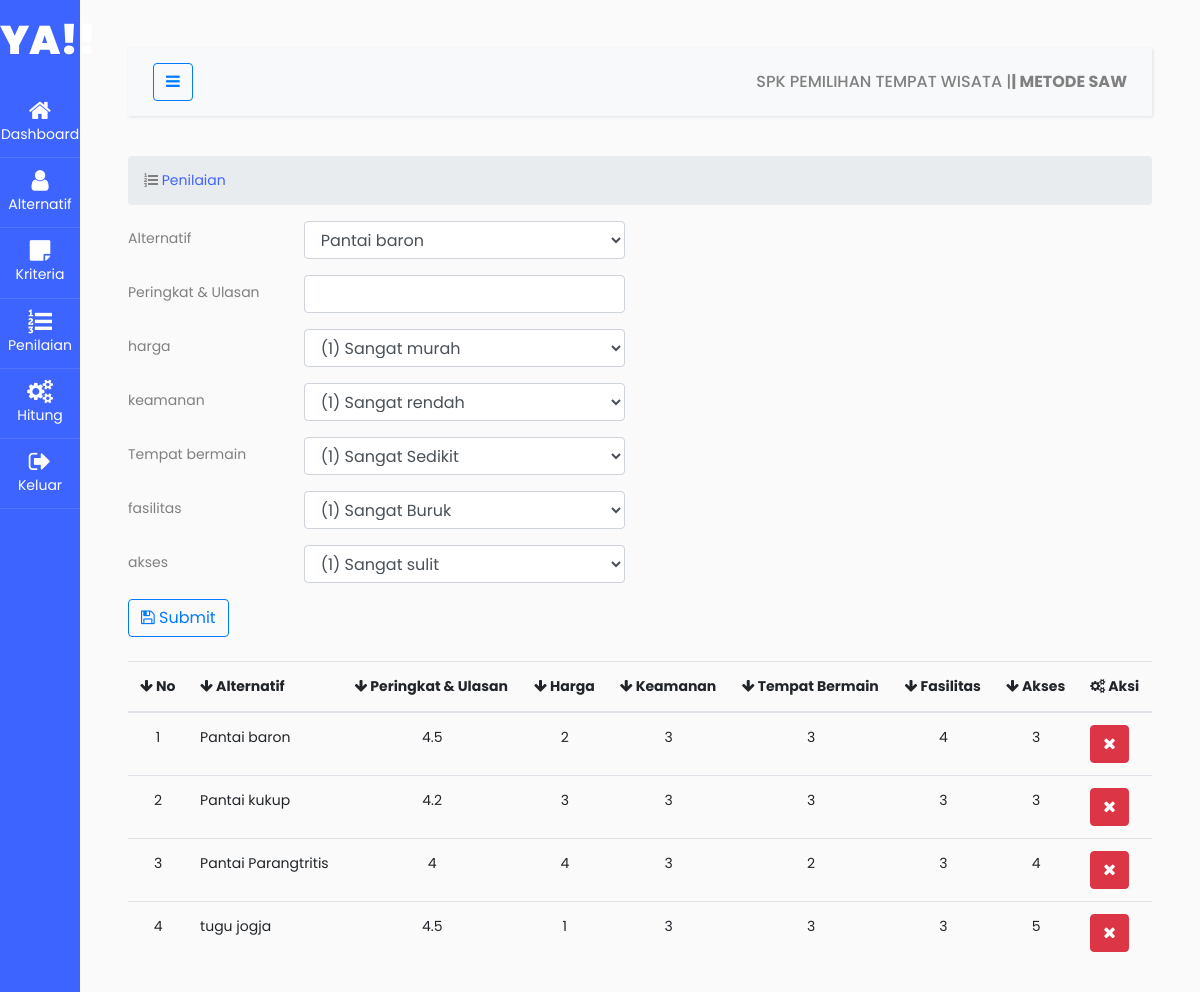
Screenshot of /penilaian.php (signed in) with the database file from the repository.
### tables this page shows
CREATE TABLE `saw_penilaian` (
  `nama` varchar(100) NOT NULL,
  `peringkat` float NOT NULL,
  `harga` float NOT NULL,
  `keamanan` float NOT NULL,
  `permainan` float NOT NULL,
  `fasilitas` float NOT NULL,
  `akses` float NOT NULL
);

### penilaian.php (the view, shortened to what this page needs)
<!doctype html>
<html lang="en">
<?php
include 'components/head.php';
?>
<body>
  <div class="wrapper d-flex align-items-stretch">
    <?php
    include 'components/sidebar.php';
    ?>
    <div id="content" class="p-4 p-md-5">
      <?php
      include 'components/navbar.php';
      ?>
      <section id="main-content">
        <section class="wrapper">
          <div class="row">
            <div class="col-lg-12">
              <ol class="breadcrumb">
                <li><i class="fa fa-list-ol"></i><a href="penilaian.php"> Penilaian</a></li>
              </ol>
            </div>
          </div>
          <?php
          include 'koneksi.php';
          ?>
          <form method="POST" action="">
            <div class="form-group row">
              <label class="col-sm-2 col-form-label">Alternatif</label>
              <div class="col-sm-4">
                <select class="form-control" name="nama">
                  <?php
                  $sql = "SELECT * FROM saw_wisata";
                  $hasil = $conn->query($sql);
                  $rows = $hasil->num_rows;
                  if ($rows > 0) {
                    while ($row = mysqli_fetch_array($hasil)) :; {
                      } ?> <option><?php echo $row[0]; ?></option>
                  <?php endwhile;
                  } ?>
                </select>
              </div>
            </div>
            <div class="form-group row">
              <label class="col-sm-2 col-form-label">Peringkat & Ulasan</label>
              <div class="col-sm-4">
                <input type="text" class="form-control" name="peringkat" id="peringkat">
              </div>
            </div>
            <div class="form-group row">
              <label class="col-sm-2 col-form-label">harga</label>
              <div class="col-sm-4">
                <select class=" form-control" name="harga">
                  <option>(1) Sangat murah</option>
                </select>
              </div>
            </div>
            <div class="form-group row">
              <label class="col-sm-2 col-form-label">keamanan</label>
              <div class="col-sm-4">
                <select class=" form-control" name="keamanan">
                  <option>(1) Sangat rendah</option>
                </select>
              </div>
            </div>
            <div class="form-group row">
              <label class="col-sm-2 col-form-label">Tempat bermain</label>
              <div class="col-sm-4">
                <select class=" form-control" name="permainan">
                  <option>(1) Sangat Sedikit</option>
                </select>
              </div>
            </div>
            <div class="form-group row">
              <label class="col-sm-2 col-form-label">fasilitas</label>
              <div class="col-sm-4">
                <select class=" form-control" name="fasilitas">
                  <option>(1) Sangat Buruk</option>
                </select>
              </div>
            </div>
            <div class="form-group row">
              <label class="col-sm-2 col-form-label">akses</label>
              <div class="col-sm-4">
                <select class=" form-control" name="akses">
                  <option>(1) Sangat sulit</option>
                </select>
              </div>
            </div>
            <div class="mb-4">
              <button type="submit" name="submit" class="btn btn-outline-primary"><i class="fa fa-save"></i> Submit</button>
            </div>
          </form>
          <table class="table">
            <thead>
              <tr>
                <th><i class="fa fa-arrow-down"></i> No</th>
                <th><i class="fa fa-arrow-down"></i> Alternatif</th>
                <th><i class="fa fa-arrow-down"></i> Peringkat & Ulasan</th>
                <th><i class="fa fa-arrow-down"></i> Harga</th>
                <th><i class="fa fa-arrow-down"></i> Keamanan</th>
                <th><i class="fa fa-arrow-down"></i> Tempat Bermain</th>
                <th><i class="fa fa-arrow-down"></i> Fasilitas</th>
                <th><i class="fa fa-arrow-down"></i> Akses</th>
                <th><i class="fa fa-cogs"></i> Aksi</th>
              </tr>
            </thead>
            <tbody>
              <?php
              $b = 0;
              $sql = "SELECT*FROM saw_penilaian ORDER BY nama ASC";
              $hasil = $conn->query($sql);
              $rows = $hasil->num_rows;
              if ($rows > 0) {
                while ($row = $hasil->fetch_row()) {
              ?>
                  <tr>
                    <td align="center"><?php echo $b = $b + 1; ?></td>
                    <td><?= $row[0] ?></td>
                    <td align="center"><?= $row[1] ?></td>
                    <td align="center"><?= $row[2] ?></td>
                    <td align="center"><?= $row[3] ?></td>
                    <td align="center"><?= $row[4] ?></td>
                    <td align="center"><?= $row[5] ?></td>
                    <td align="center"><?= $row[6] ?></td>
                    <td>
                      <div class="btn-group">
                        <a class="btn btn-danger" href="penilaian_hapus.php?nama=<?= $row[0] ?>">
                          <i class="fa fa-close"></i></a>
                      </div>
                    </td>
                  </tr>
              <?php }
              } else {
                echo "<tr>
                    <td>Data Tidak Ada</td>
                <tr>";
              } ?>
            </tbody>
          </table>
        </section>
      </section>
    </div>
  </div>
</body>
</html>

### rows the page displays
saw_penilaian: nama "Pantai baron", peringkat "4.5", harga "2", keamanan "3", permainan "3", fasilitas "4", akses "3"
saw_penilaian: b "2", nama "Pantai kukup", peringkat "4.2", harga "3", keamanan "3", permainan "3", fasilitas "3", akses "3"
saw_penilaian: b "3", nama "Pantai Parangtritis", peringkat "4", harga "4", keamanan "3", permainan "2", fasilitas "3", akses "4"
saw_penilaian: b "4", nama "tugu jogja", peringkat "4.5", harga "1", keamanan "3", permainan "3", fasilitas "3", akses "5"

### other values shown
form field nama "Pantai baron"
